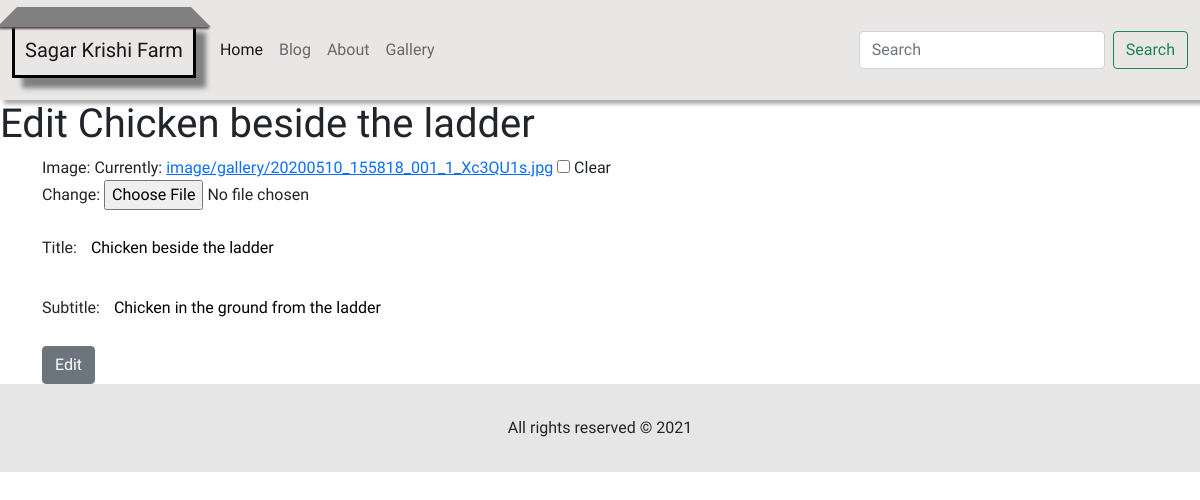
Screenshot of /gallery/edit/chicken-beside-the-ladder with the database file from the repository.
### gallery/models.py (models this page shows, shortened)
class Gallery(models.Model):
    image = models.ImageField(
        upload_to='image/gallery/', blank=True, null=True)
    title = models.CharField(blank=True, null=True, max_length=255)
    slug = models.SlugField(unique=True, max_length=255, null=True, blank=True)
    subtitle = models.CharField(blank=True, null=True, max_length=255)

### gallery/views.py (the view)
# urls.py: path('edit/<str:slug>', galleryedit, name='update-image'),
def galleryedit(request, slug):
    template_name = "editgallery.html"
    gallery = Gallery.objects.get(slug=slug)
    form = GalleryModelForm(request.POST or None, instance=gallery)
    if form.is_valid():
        form.save()
    context = {"form": form, "gallery": gallery}
    return render(request, template_name, context=context)

### gallery/forms.py (shortened to what this page needs)
class GalleryModelForm(forms.ModelForm):
    class Meta:
        model = Gallery
        fields = ["image", "title", "subtitle"]

### gallery/templates/editgallery.html (shortened to what this page needs)
{% extends 'base.html' %}
{% block head %}
{% load static %}
<link rel="stylesheet" href="{% static 'editgallery.css' %}">
{% endblock %}
{% block content %}
<h1>Edit {{gallery.title}} </h1>
<div class="container">
    <form method="POST" enctype="multipart/form-data"> {% csrf_token %}
    {{form.as_p}} {% csrf_token %}
    <button type="submit" class="btn btn-secondary">Edit </button>
    </form>
</div>
{% endblock %}

### gallery/static/editgallery.css (style rules this page uses)
#id_title, #id_subtitle { padding: 10px; width: 50%; border: none; border-radius: 20px; }

### templates/base.html (style rules this page uses)
body { font-family: 'Itim', cursive !important; overflow-x: hidden; }

### rows the page displays
Gallery: title "Chicken beside the ladder", subtitle "Chicken in the ground from the ladder"
